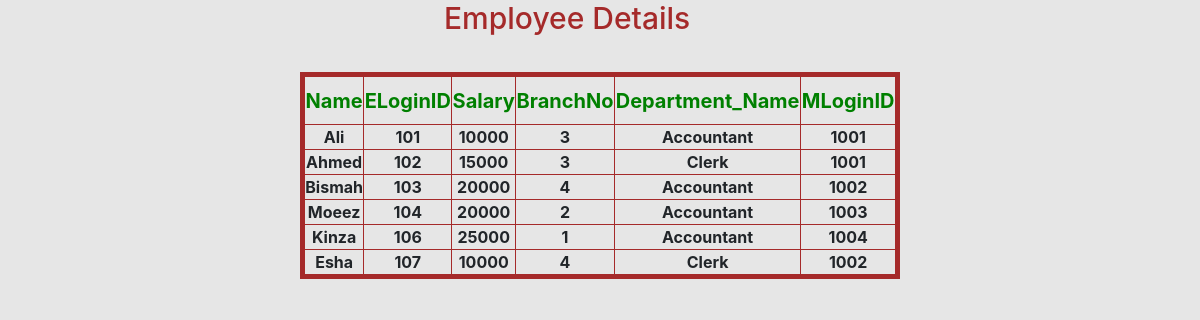
Screenshot of /Employeedetails.php with the database file from the repository.
### tables this page shows
CREATE TABLE `employee` (
  `Name` varchar(20) NOT NULL,
  `ELoginID` int(11) NOT NULL,
  `Salary` float NOT NULL,
  `Password` varchar(20) NOT NULL,
  `branchNO` int(11) NOT NULL,
  `Dept_ID` int(11) NOT NULL,
  `MLoginID` int(11) NOT NULL
);

CREATE TABLE `deparments` (
  `Dept_ID` int(11) NOT NULL,
  `Dept_Name` varchar(30) NOT NULL
);

### Employeedetails.php (the view, shortened to what this page needs)
<!DOCTYPE html>
<html lang="en">
<head>
    <link rel="stylesheet" href="https://maxcdn.bootstrapcdn.com/bootstrap/4.0.0/css/bootstrap.min.css">
</head>
<body>
<?php
require("connection.php");
$query = "SELECT employee.Name, employee.ELoginID, employee.Salary, employee.branchNO, deparments.Dept_Name , employee.MLoginID FROM employee JOIN deparments ON(deparments.Dept_ID=employee.Dept_ID)";
$result = mysqli_query($con,$query);
$count =  mysqli_num_rows($result);
if($count==0){
    echo "No Employee found!";
}
else{
    echo "
    <h3 style = 'margin-left: 37%; color:brown;font-size: 30px'>Employee Details</h3>
    <table style = 'margin-left: 25%;
    border: 5px solid brown;
    margin-top:3%; width: 50% ;
    ' border = 1 cellspacing = 0; cellpadding = 0 >
    <tr>
    <td  style= 'color:green;font-size: 20px;font-weight:bold; height: 50px ; text-align:center' > Name</td>
    <td  style= 'color:green;font-size: 20px;font-weight:bold; height: 50px; text-align:center'> ELoginID</td>
    <td  style= 'color:green;font-size: 20px;font-weight:bold; height: 50px; text-align:center'>Salary </td>
    <td  style= 'color:green;font-size: 20px;font-weight:bold; height: 50px; text-align:center'> BranchNo </td>
    <td  style= 'color:green;font-size: 20px;font-weight:bold; height: 50px; text-align:center'> Department_Name</td>
    <td  style= 'color:green;font-size: 20px;font-weight:bold; height: 50px; text-align:center'>MLoginID</td>
    </tr>
    ";
   while ($row = mysqli_fetch_array($result ,MYSQLI_ASSOC)) {
    $EName = $row['Name'];
    $EloginId = $row['ELoginID'];
    $salary = $row['Salary'];
    $Branch = $row['branchNO'];
    $Dept_Name= $row['Dept_Name'];
    $Mlogin_ID= $row['MLoginID'];
    echo "
    <tr>
    <td style= 'font-weight:bold;  text-align:center'> $EName </td>
    <td style= 'font-weight:bold;  text-align:center'> $EloginId</td>
    <td style= 'font-weight:bold;  text-align:center'> $salary</td>
    <td style= 'font-weight:bold;  text-align:center'>$Branch</td>
    <td style= 'font-weight:bold;  text-align:center'> $Dept_Name</td>
    <td style= 'font-weight:bold;  text-align:center'> $Mlogin_ID</td>
    </tr>
    ";
   }
   echo "</table>";
}
?>
</body>
</html>

### Employeedetails.php (style rules this page uses)
body { background-color: #e6e6e6; width : 100%; height: 100%; }

### rows the page displays
employee: Name "Ali", ELoginID "101", Salary "10000", branchNO "3", Dept_ID.Dept_Name "Accountant", MLoginID "1001"
employee: Name "Ahmed", ELoginID "102", Salary "15000", branchNO "3", Dept_ID.Dept_Name "Clerk", MLoginID "1001"
employee: Name "Bismah", ELoginID "103", Salary "20000", branchNO "4", Dept_ID.Dept_Name "Accountant", MLoginID "1002"
employee: Name "Moeez", ELoginID "104", Salary "20000", branchNO "2", Dept_ID.Dept_Name "Accountant", MLoginID "1003"
employee: Name "Kinza", ELoginID "106", Salary "25000", branchNO "1", Dept_ID.Dept_Name "Accountant", MLoginID "1004"
employee: Name "Esha", ELoginID "107", Salary "10000", branchNO "4", Dept_ID.Dept_Name "Clerk", MLoginID "1002"
